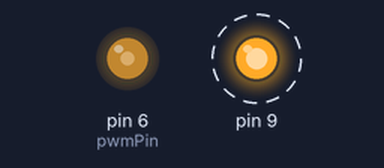
Bench run of a sketch on a simulated Arduino Uno, built with avr-gcc and run on an emulated ATmega328P. Shown: output pins drawn as LEDs (lit = HIGH). Dashed ring = blinking.

Above: at 0.05 s.
Timing chart, 0 to 3.0 s (numbered marks = the images above):
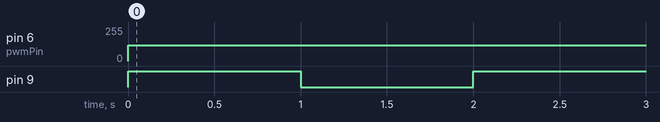

Measured:
- by itself, pin 6 (pwmPin): 0/255 → 120/255 at 0.00 s
- by itself, pin 9: alternates HIGH for 1.0 s and LOW for 1.0 s

The sketch:

fan.ino
```cpp
void setup() {
  // put your setup code here, to run once:
  int speed = 0;
  int counter;
  int pwmPin = 6;
  pinMode(9, OUTPUT);
  pinMode(pwmPin,OUTPUT);
}

void loop() {
  // put your main code here, to run repeatedly:

  analogWrite(6, 120);
  digitalWrite(9, HIGH);
  delay(1000);
   digitalWrite(9, LOW);
  delay(1000);
}
```
